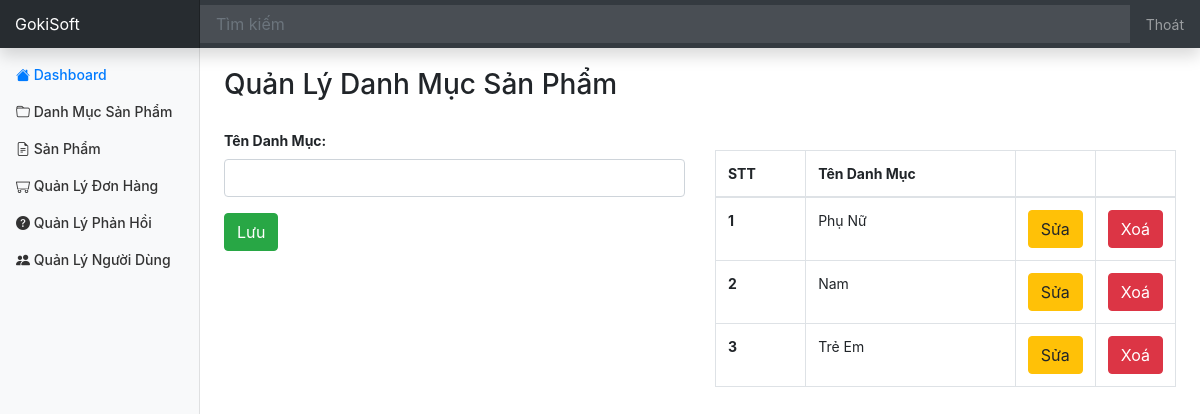
Screenshot of /admin/category/index.php (signed in) with the database file from the repository.
### tables this page shows
CREATE TABLE `Category` (
  `id` int(11) NOT NULL,
  `name` varchar(100) NOT NULL
);

### database/dbhelper.php (called while the page is built, shortened)
<?php
function executeResult($sql, $isSingle = false) {
	$data = null;
	$conn = mysqli_connect(HOST, USERNAME, PASSWORD, DATABASE);
	mysqli_set_charset($conn, 'utf8');
	$resultset = mysqli_query($conn, $sql);
	if($isSingle) {
		$data = mysqli_fetch_array($resultset, 1);
	} else {
		$data = [];
		while(($row = mysqli_fetch_array($resultset, 1)) != null) {
			$data[] = $row;
		}
	}
	return $data;
}

### admin/category/index.php (the view, shortened to what this page needs)
<?php
	require_once('../layouts/header.php');
	$id = $name = '';
	$sql = "select * from Category";
	$data = executeResult($sql);
?>
<div class="row" style="margin-top: 20px;">
	<div class="col-md-12" style="margin-bottom: 20px;">
		<h3>Quản Lý Danh Mục Sản Phẩm</h3>
	</div>
	<div class="col-md-6">
		<form method="post" action="index.php" onsubmit="return validateForm();">
			<div class="form-group">
			  <label for="usr" style="font-weight: bold;">Tên Danh Mục:</label>
			  <input required="true" type="text" class="form-control" id="usr" name="name" value="<?=$name?>">
			</div>
			<button class="btn btn-success">Lưu</button>
		</form>
	</div>
	<div class="col-md-6 table-responsive">
		<table class="table table-bordered table-hover" style="margin-top: 20px;">
			<thead>
				<tr>
					<th>STT</th>
					<th>Tên Danh Mục</th>
					<th style="width: 50px"></th>
					<th style="width: 50px"></th>
				</tr>
			</thead>
			<tbody>
<?php
	$index = 0;
	foreach($data as $item) {
		echo '<tr>
					<th>'.(++$index).'</th>
					<td>'.$item['name'].'</td>
					<td style="width: 50px">
						<a href="?id='.$item['id'].'"><button class="btn btn-warning">Sửa</button></a>
					</td>
					<td style="width: 50px">
						<button onclick="deleteCategory('.$item['id'].')" class="btn btn-danger">Xoá</button>
					</td>
				</tr>';
	}
?>
			</tbody>
		</table>
	</div>
</div>
<?php
	require_once('../layouts/footer.php');
?>

### assets/css/dashboard.css (style rules this page uses)
body { font-size: .875rem; }

### rows the page displays
category: name "Phụ Nữ"
category: name "Nam"
category: name "Trẻ Em"
